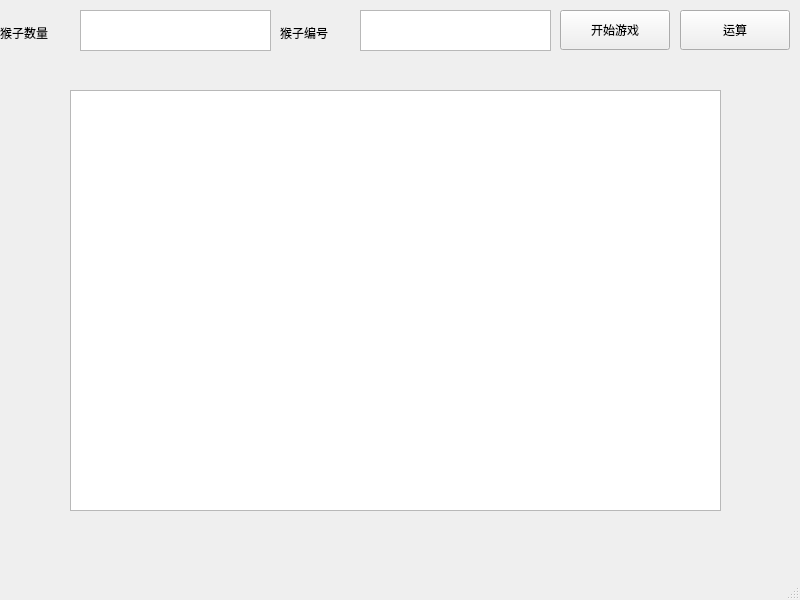
<?xml version="1.0" encoding="UTF-8"?>
<ui version="4.0">
 <class>MainWindow</class>
 <widget class="QMainWindow" name="MainWindow">
  <property name="geometry">
   <rect>
    <x>0</x>
    <y>0</y>
    <width>800</width>
    <height>600</height>
   </rect>
  </property>
  <property name="windowTitle">
   <string>MainWindow</string>
  </property>
  <widget class="QWidget" name="centralwidget">
   <widget class="QTextEdit" name="textEdit">
    <property name="geometry">
     <rect>
      <x>80</x>
      <y>10</y>
      <width>191</width>
      <height>41</height>
     </rect>
    </property>
    <property name="maximumSize">
     <size>
      <width>16777215</width>
      <height>1677721</height>
     </size>
    </property>
   </widget>
   <widget class="QPlainTextEdit" name="plainTextEdit">
    <property name="geometry">
     <rect>
      <x>360</x>
      <y>10</y>
      <width>191</width>
      <height>41</height>
     </rect>
    </property>
   </widget>
   <widget class="QPushButton" name="pushButton">
    <property name="geometry">
     <rect>
      <x>680</x>
      <y>10</y>
      <width>110</width>
      <height>40</height>
     </rect>
    </property>
    <property name="text">
     <string>运算</string>
    </property>
   </widget>
   <widget class="QLabel" name="label">
    <property name="geometry">
     <rect>
      <x>0</x>
      <y>20</y>
      <width>68</width>
      <height>25</height>
     </rect>
    </property>
    <property name="text">
     <string>猴子数量</string>
    </property>
   </widget>
   <widget class="QLabel" name="label_2">
    <property name="geometry">
     <rect>
      <x>280</x>
      <y>20</y>
      <width>68</width>
      <height>25</height>
     </rect>
    </property>
    <property name="text">
     <string>猴子编号</string>
    </property>
   </widget>
   <widget class="QListView" name="listView">
    <property name="geometry">
     <rect>
      <x>70</x>
      <y>90</y>
      <width>651</width>
      <height>421</height>
     </rect>
    </property>
   </widget>
   <widget class="QPushButton" name="pushButton_2">
    <property name="geometry">
     <rect>
      <x>560</x>
      <y>10</y>
      <width>110</width>
      <height>40</height>
     </rect>
    </property>
    <property name="text">
     <string>开始游戏</string>
    </property>
   </widget>
  </widget>
  <widget class="QMenuBar" name="menubar">
   <property name="geometry">
    <rect>
     <x>0</x>
     <y>0</y>
     <width>800</width>
     <height>36</height>
    </rect>
   </property>
  </widget>
  <widget class="QStatusBar" name="statusbar"/>
 </widget>
 <resources/>
 <connections/>
</ui>
